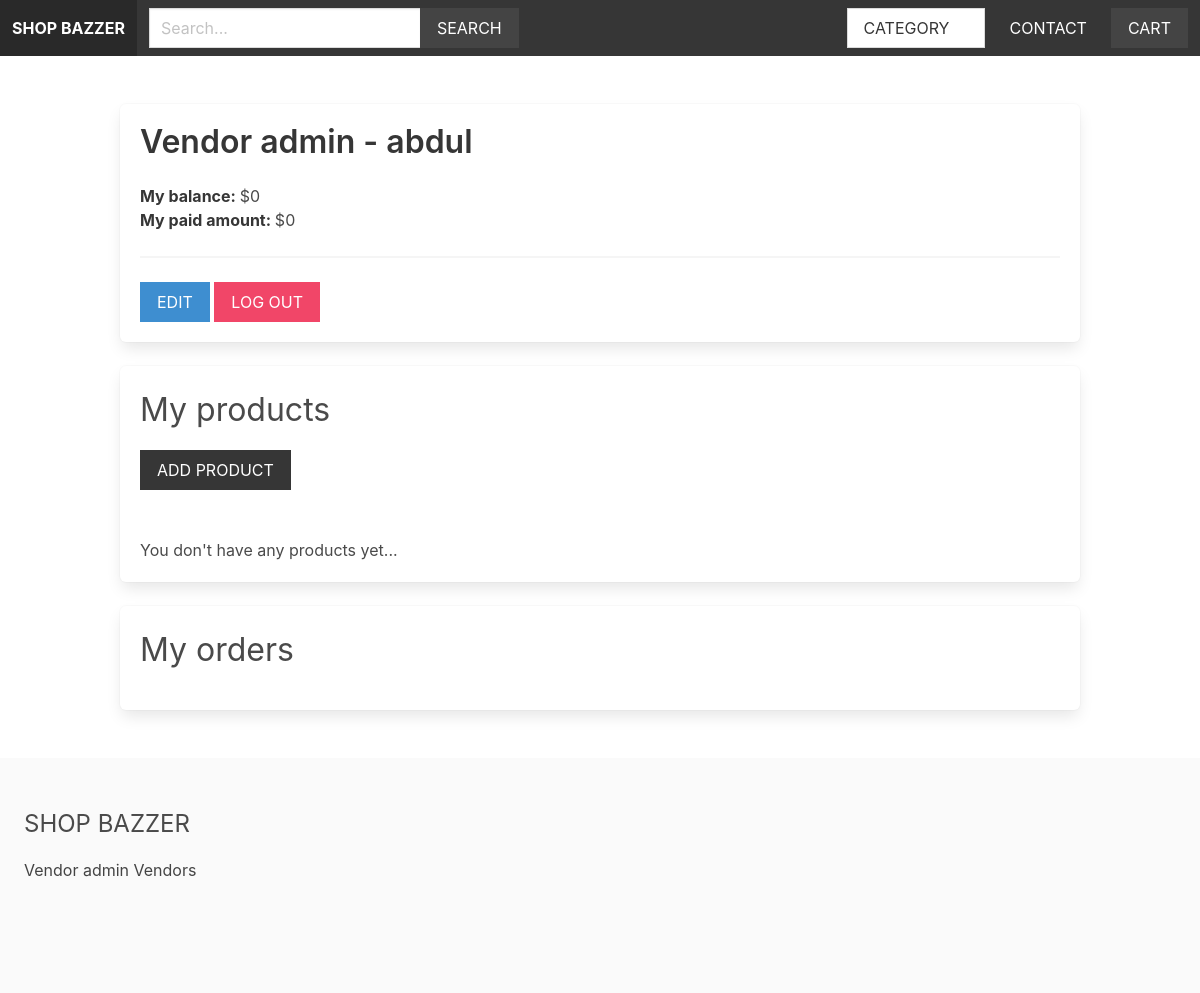
The page /vendors/vendor-admin/ (signed in) on the database its author committed.
### apps/vendor/models.py (models this page shows, shortened)
class Vendor(models.Model):
    name = models.CharField(max_length=255)
    created_at = models.DateTimeField(auto_now_add=True)
    created_by = models.OneToOneField(User, related_name='vendor', on_delete=models.CASCADE)
    class Meta:
        ordering = ['name']
    def get_balance(self):
        items = self.items.filter(vendor_paid=False, order__vendors__in=[self.id])
        return sum((item.product.price * item.quantity) for item in items)
    def get_paid_amount(self):
        items = self.items.filter(vendor_paid=True, order__vendors__in=[self.id])
        return sum((item.product.price * item.quantity) for item in items)

### apps/vendor/views.py (the view, shortened to what this page needs)
# urls.py: path('vendor-admin/', views.vendor_admin, name='vendor_admin'),
@login_required
def vendor_admin(request):
    vendor = request.user.vendor
    products = vendor.products.all()
    orders = vendor.orders.all()
    return render(request, 'vendor/vendor_admin.html', {'vendor': vendor, 'products': products, 'orders': orders})

### apps/cart/cart.py (called while the page is built)
    def __len__(self):
        return sum(item['quantity'] for item in self.cart.values())

### apps/cart/context_processors.py (called while the page is built)
def cart(request):
    return {'cart': Cart(request)}

### apps/product/context_processors.py (called while the page is built)
def menu_categories(request):
    categories = Category.objects.all()
    return {'menu_categories': categories}

### apps/vendor/templates/vendor/vendor_admin.html (shortened to what this page needs)
{% extends 'core/base.html' %}
{% block content %}
    <div class="box">
        <h1 class="title">Vendor admin - {{ vendor.name }}</h1>
        <strong>My balance: </strong>${{ vendor.get_balance }}<br>
        <strong>My paid amount: </strong>${{ vendor.get_paid_amount }}
        <hr>
        <a href="{% url 'edit_vendor' %}" class="button is-info is-uppercase">Edit</a>
        <a href="{% url 'logout' %}" class="button is-danger is-uppercase">Log out</a>
    </div>
    <div class="box">
        <h2 class="is-size-3 mb-4">My products</h2>
        <a href="{% url 'add_product' %}" class="button is-dark is-uppercase mb-6">Add product</a>
        {% if products %}
            <table class="table is-fullwidth">
                <thead>
                    <tr>
                        <th>Title</th>
                        <th>Price</th>
                        <th>Actions</th>
                    </tr>
                </thead>
                <tbody>
                    {% for product in products %}
                        <tr>
                            <td><a href="{% url 'product' product.category.slug product.slug %}">{{ product.title }}</a></td>
                            <td>${{ product.price }}</td>
                            <td><a href="{% url 'edit_product' product.id %}">Edit</a></td>
                        </tr>
                    {% endfor %}
                </tbody>
            </table>
        {% else %}
            <p>You don't have any products yet...</p>
        {% endif %}
    </div>
    <div class="box">
        <h2 class="is-size-3 mb-4">My orders</h2>
    </div>
{% endblock %}

### static/styles/main.css (style rules this page uses)
.input, .button { border-radius: 0; }

### rows shown on the page
Vendor: name "abdul", get_balance "0", get_paid_amount "0"
